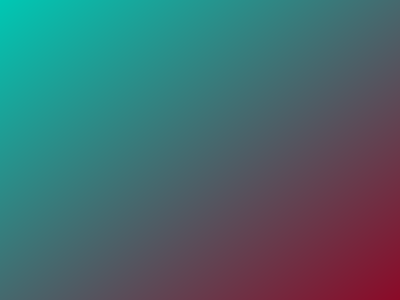
Frame 1 (no input)
Frame 60 (the mouse pressed at the canvas centre just before this capture): identical to frame 1, image omitted
Frame 120 (the mouse held since frame 60 and released just before this capture): identical to frame 1, image omitted

The Processing sketch that drew this single still picture (run headless with seeded random() and noise(); from frame 60 on, the mouse is pressed at the canvas centre):

// Processing sketch: gradient_05
// ── gradient_05.pde
// WEEK 1: VARIATION 3 (Diagonal Slant)
void setup() {
  size(400, 300);
  pixelDensity(1);
}

void draw() {
  loadPixels();
  for (int x = 0; x < width; x++) {
    for (int y = 0; y < height; y++) {
      // Combining x and y together maps values along a diagonal vector
      float diagonalValue = (float)x / width + (float)y / height; 
      float normalizedDiag = map(diagonalValue, 0, 2, 0, 1); // Max combined value is 2
      
      // Palette: Tech Teal (0, 200, 180) to Velvet Red (140, 10, 40)
      int red = int(map(normalizedDiag, 0, 1, 0, 140));
      int green = int(map(normalizedDiag, 0, 1, 200, 10));
      int blue = int(map(normalizedDiag, 0, 1, 180, 40));
      
      pixels[x + y * width] = color(red, green, blue);
    }
  }
  updatePixels();
}
